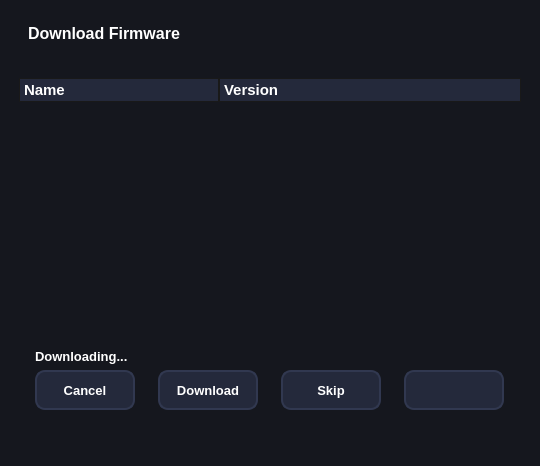
<?xml version="1.0" encoding="UTF-8"?>
<ui version="4.0">
 <class>MainWindow</class>
 <widget class="QMainWindow" name="MainWindow">
  <property name="geometry">
   <rect>
    <x>0</x>
    <y>0</y>
    <width>540</width>
    <height>466</height>
   </rect>
  </property>
  <property name="minimumSize">
   <size>
    <width>200</width>
    <height>200</height>
   </size>
  </property>
  <property name="windowTitle">
   <string>MainWindow</string>
  </property>
  <property name="styleSheet">
   <string notr="true">* { 
	background-color: #15171E;
}

QScrollBar:vertical {
    background: white;
     width: 15px;
 }
 QScrollBar::handle:vertical {
    background: #24293B;
 }

QScrollBar:horizontal {
    background: white;
    height: 15px;
}

QScrollBar::handle:horizontal {
    background: #24293B;
}</string>
  </property>
  <widget class="QWidget" name="centralwidget">
   <layout class="QGridLayout" name="gridLayout_2">
    <item row="7" column="0">
     <widget class="QProgressBar" name="pbar">
      <property name="font">
       <font>
        <pointsize>10</pointsize>
       </font>
      </property>
      <property name="styleSheet">
       <string notr="true">QProgressBar {
	min-height: 12px;
	max-height: 12px;
	border-radius: 6px;
	margin: 10px;
}

QProgressBar::chunk {
	border-radius: 6px;
	background-color: #24293B;
}</string>
      </property>
      <property name="maximum">
       <number>100</number>
      </property>
      <property name="value">
       <number>0</number>
      </property>
      <property name="textVisible">
       <bool>false</bool>
      </property>
     </widget>
    </item>
    <item row="6" column="0">
     <widget class="QWidget" name="widget" native="true">
      <property name="font">
       <font>
        <pointsize>10</pointsize>
        <weight>75</weight>
        <bold>true</bold>
       </font>
      </property>
      <property name="styleSheet">
       <string notr="true"/>
      </property>
      <layout class="QGridLayout" name="gridLayout">
       <item row="1" column="0" colspan="3">
        <widget class="QLabel" name="header">
         <property name="minimumSize">
          <size>
           <width>300</width>
           <height>0</height>
          </size>
         </property>
         <property name="maximumSize">
          <size>
           <width>408</width>
           <height>50</height>
          </size>
         </property>
         <property name="font">
          <font>
           <pointsize>10</pointsize>
           <weight>75</weight>
           <bold>true</bold>
          </font>
         </property>
         <property name="styleSheet">
          <string notr="true">color: rgb(255, 255, 255);</string>
         </property>
         <property name="text">
          <string>Downloading... </string>
         </property>
        </widget>
       </item>
       <item row="3" column="0">
        <widget class="QPushButton" name="cancel_btn">
         <property name="minimumSize">
          <size>
           <width>100</width>
           <height>40</height>
          </size>
         </property>
         <property name="maximumSize">
          <size>
           <width>100</width>
           <height>16777215</height>
          </size>
         </property>
         <property name="font">
          <font>
           <pointsize>10</pointsize>
           <weight>75</weight>
           <bold>true</bold>
          </font>
         </property>
         <property name="cursor">
          <cursorShape>PointingHandCursor</cursorShape>
         </property>
         <property name="styleSheet">
          <string notr="true">QPushButton {
        background-color: #24293B;
        border: none;
        color: #fff;
 		border: 2px solid #313850;
    	border-radius: 10px;
    }

 QPushButton:hover {
	background-color: #1E2230;
}

QToolTip { 
	color: #fff; background-color: #000; border: none; 

}</string>
         </property>
         <property name="text">
          <string>Cancel</string>
         </property>
        </widget>
       </item>
       <item row="3" column="1">
        <widget class="QPushButton" name="start">
         <property name="minimumSize">
          <size>
           <width>100</width>
           <height>40</height>
          </size>
         </property>
         <property name="maximumSize">
          <size>
           <width>100</width>
           <height>16777215</height>
          </size>
         </property>
         <property name="font">
          <font>
           <pointsize>10</pointsize>
           <weight>75</weight>
           <bold>true</bold>
          </font>
         </property>
         <property name="cursor">
          <cursorShape>PointingHandCursor</cursorShape>
         </property>
         <property name="styleSheet">
          <string notr="true">QPushButton {
        background-color: #24293B;
        border: none;
        color: #fff;
 		border: 2px solid #313850;
    	border-radius: 10px;
    }

 QPushButton:hover {
	background-color: #1E2230;
}

QToolTip { 
	color: #fff; background-color: #000; border: none; 

}</string>
         </property>
         <property name="text">
          <string>Download</string>
         </property>
        </widget>
       </item>
       <item row="0" column="0" colspan="3">
        <widget class="QLabel" name="top_header">
         <property name="maximumSize">
          <size>
           <width>16777215</width>
           <height>16777215</height>
          </size>
         </property>
         <property name="font">
          <font>
           <pointsize>10</pointsize>
           <weight>75</weight>
           <bold>true</bold>
          </font>
         </property>
         <property name="styleSheet">
          <string notr="true">color: rgb(255, 255, 255);</string>
         </property>
         <property name="text">
          <string/>
         </property>
        </widget>
       </item>
       <item row="3" column="2">
        <widget class="QPushButton" name="skip">
         <property name="minimumSize">
          <size>
           <width>100</width>
           <height>40</height>
          </size>
         </property>
         <property name="maximumSize">
          <size>
           <width>100</width>
           <height>16777215</height>
          </size>
         </property>
         <property name="font">
          <font>
           <pointsize>10</pointsize>
           <weight>75</weight>
           <bold>true</bold>
          </font>
         </property>
         <property name="cursor">
          <cursorShape>PointingHandCursor</cursorShape>
         </property>
         <property name="styleSheet">
          <string notr="true">QPushButton {
        background-color: #24293B;
        border: none;
        color: #fff;
 		border: 2px solid #313850;
    	border-radius: 10px;
    }

 QPushButton:hover {
	background-color: #1E2230;
}

QToolTip { 
	color: #fff; background-color: #000; border: none; 

}</string>
         </property>
         <property name="text">
          <string>Skip</string>
         </property>
        </widget>
       </item>
       <item row="3" column="3">
        <widget class="QComboBox" name="ios_combo">
         <property name="minimumSize">
          <size>
           <width>0</width>
           <height>40</height>
          </size>
         </property>
         <property name="maximumSize">
          <size>
           <width>100</width>
           <height>16777215</height>
          </size>
         </property>
         <property name="font">
          <font>
           <pointsize>10</pointsize>
           <weight>75</weight>
           <bold>true</bold>
          </font>
         </property>
         <property name="cursor">
          <cursorShape>PointingHandCursor</cursorShape>
         </property>
         <property name="styleSheet">
          <string notr="true">* {
	color: #fff;
}

QComboBox {
 	border: 2px solid #313850;
	border-radius: 10px;
    background-color: #24293B;
    padding: 1px 18px 1px 3px;
}

QComboBox:editable {
        background-color: #24293B;
}

QComboBox:!editable, QComboBox::drop-down:editable {
    background-color: #24293B;
	color: #fff;
 	border: 2px solid #313850;
	border-radius: 10px;
}

/* QComboBox gets the &quot;on&quot; state when the popup is open */
QComboBox:!editable:on, QComboBox::drop-down:editable:on {
    background-color: #24293B;
}

QComboBox:on { /* shift the text when the popup opens */
    padding-top: 3px;
    padding-left: 4px;
}

QComboBox::drop-down {
    subcontrol-origin: padding;
    subcontrol-position: top right;
    width: 15px;

    border-left-width: 0px;
    border-left-color: darkgray;
    border-left-style: solid; /* just a single line */
    border-top-right-radius: 3px; /* same radius as the QComboBox */
    border-bottom-right-radius: 3px;
}</string>
         </property>
        </widget>
       </item>
      </layout>
     </widget>
    </item>
    <item row="3" column="0">
     <widget class="QTreeWidget" name="pc_tree">
      <property name="maximumSize">
       <size>
        <width>16777215</width>
        <height>400</height>
       </size>
      </property>
      <property name="font">
       <font>
        <pointsize>10</pointsize>
        <weight>75</weight>
        <bold>true</bold>
       </font>
      </property>
      <property name="cursor" stdset="0">
       <cursorShape>PointingHandCursor</cursorShape>
      </property>
      <property name="styleSheet">
       <string notr="true">* {
    color: white;
}

QHeaderView::section {
    background-color: #24293B;
    padding-left: 4px;
    border: 1px solid #191919;
	font-size: 15px;
	font-weight: bold;
}

QTreeView {
	border: none;
	padding: 10px;
}

QTreeView::item {
	padding-top: 20px;
	padding-bottom: 20px;
	background-color: rgb(0, 30, 47);
}

QTreeView::item:hover {
    background: #003451;
}

QTreeView::item:selected:active{
    background: #003451;
	color: #fff;
}

QScrollBar:vertical {
    background: white;
     width: 15px;
}

 QScrollBar::handle:vertical {
    background: #24293B;
}

QScrollBar:horizontal {
    background: white;
    height: 15px;
}

QScrollBar::handle:horizontal {
    background: #24293B;
}

QMenu {
	border: 1px solid black;
}
QMenu::item {
	background-color: transparent;
}

QMenu::item:selected {
	background-color: #654321;
}</string>
      </property>
      <property name="uniformRowHeights">
       <bool>false</bool>
      </property>
      <property name="allColumnsShowFocus">
       <bool>true</bool>
      </property>
      <property name="wordWrap">
       <bool>true</bool>
      </property>
      <property name="headerHidden">
       <bool>false</bool>
      </property>
      <attribute name="headerMinimumSectionSize">
       <number>200</number>
      </attribute>
      <column>
       <property name="text">
        <string>Name</string>
       </property>
      </column>
      <column>
       <property name="text">
        <string>Version</string>
       </property>
      </column>
     </widget>
    </item>
    <item row="0" column="0">
     <widget class="QLabel" name="label">
      <property name="font">
       <font>
        <pointsize>12</pointsize>
        <weight>75</weight>
        <bold>true</bold>
       </font>
      </property>
      <property name="styleSheet">
       <string notr="true">color: rgb(255, 255, 255);
margin-top: 15px;
margin-left: 15px;</string>
      </property>
      <property name="text">
       <string>Download Firmware</string>
      </property>
     </widget>
    </item>
    <item row="1" column="0">
     <widget class="QLabel" name="dest_label">
      <property name="font">
       <font>
        <pointsize>8</pointsize>
        <weight>75</weight>
        <bold>true</bold>
       </font>
      </property>
      <property name="styleSheet">
       <string notr="true">margin-left: 20px;
color: rgb(255, 255, 255);</string>
      </property>
      <property name="text">
       <string/>
      </property>
      <property name="wordWrap">
       <bool>true</bool>
      </property>
     </widget>
    </item>
   </layout>
  </widget>
 </widget>
 <resources/>
 <connections/>
</ui>
